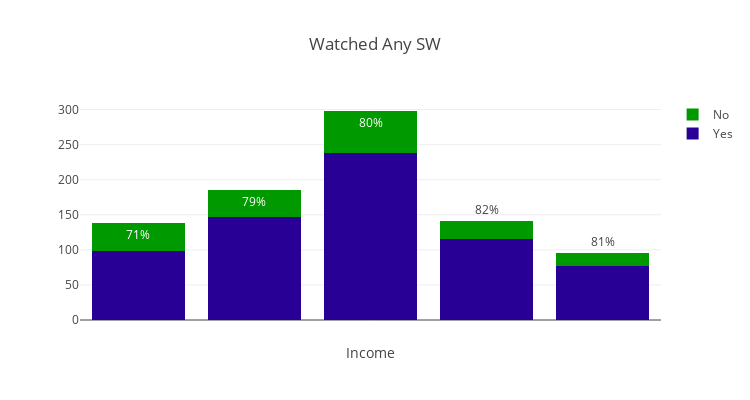
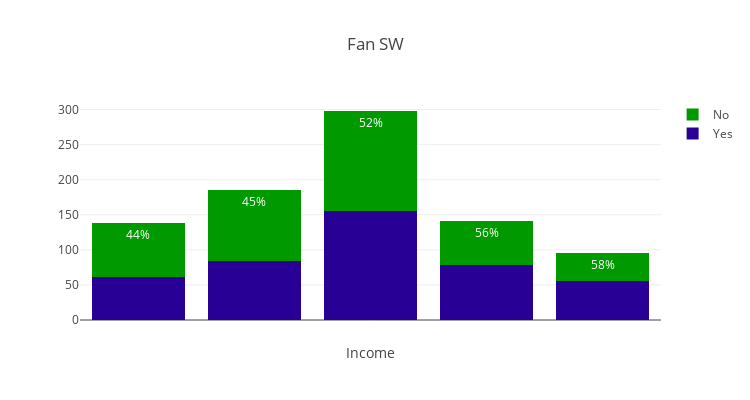
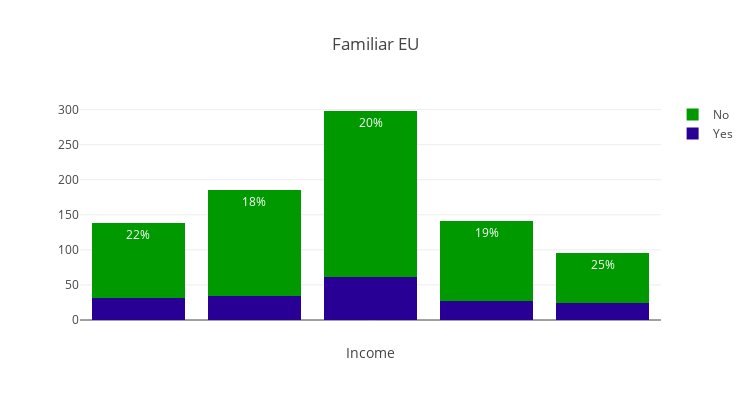
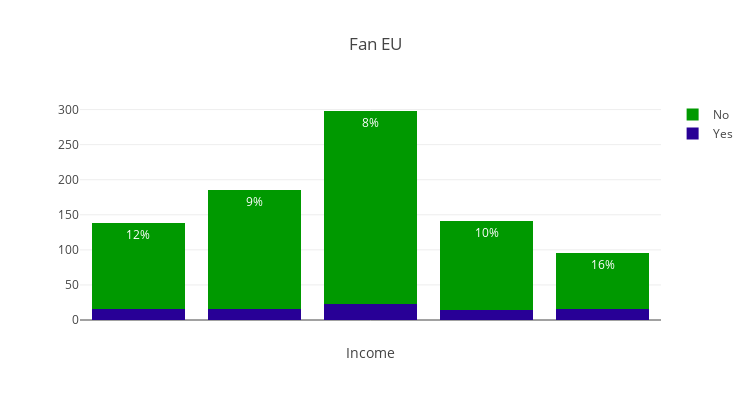

The code cell stored with these charts, in order, in its notebook:
### Code cell
for col in yes_no_answers:
    stacked_bar(col)

### Figure 1 — Plotly figure (JSON) as saved in the notebook; plotly's stock layout.template omitted (floating-point values rounded to 4 significant figures)
{"data": [{"marker": {"color": "rgb(40,0,150)"}, "name": "Yes", "type": "bar", "x": ["$0 - $24,999", "$25,000 - $49,999", "$50,000 - $99,999", "$100,000 - $149,999", "$150,000+"], "y": [98, 147, 238, 115, 77]}, {"marker": {"color": "rgb(0,153,0)"}, "name": "No", "text": ["71%", "79%", "80%", "82%", "81%"], "textposition": "auto", "type": "bar", "x": ["$0 - $24,999", "$25,000 - $49,999", "$50,000 - $99,999", "$100,000 - $149,999", "$150,000+"], "y": [40, 39, 60, 26, 18]}], "layout": {"autosize": false, "barmode": "stack", "height": 400, "title": "Watched Any SW", "width": 750, "xaxis": {"showticklabels": false, "title": "Income"}}}

### Figure 2 — Plotly figure (JSON) as saved in the notebook; plotly's stock layout.template omitted (floating-point values rounded to 4 significant figures)
{"data": [{"marker": {"color": "rgb(40,0,150)"}, "name": "Yes", "type": "bar", "x": ["$0 - $24,999", "$25,000 - $49,999", "$50,000 - $99,999", "$100,000 - $149,999", "$150,000+"], "y": [61, 84, 156, 79, 55]}, {"marker": {"color": "rgb(0,153,0)"}, "name": "No", "text": ["44%", "45%", "52%", "56%", "58%"], "textposition": "auto", "type": "bar", "x": ["$0 - $24,999", "$25,000 - $49,999", "$50,000 - $99,999", "$100,000 - $149,999", "$150,000+"], "y": [77, 102, 142, 62, 40]}], "layout": {"autosize": false, "barmode": "stack", "height": 400, "title": "Fan SW", "width": 750, "xaxis": {"showticklabels": false, "title": "Income"}}}

### Figure 3 — Plotly figure (JSON) as saved in the notebook; plotly's stock layout.template omitted (floating-point values rounded to 4 significant figures)
{"data": [{"marker": {"color": "rgb(40,0,150)"}, "name": "Yes", "type": "bar", "x": ["$0 - $24,999", "$25,000 - $49,999", "$50,000 - $99,999", "$100,000 - $149,999", "$150,000+"], "y": [31, 34, 61, 27, 24]}, {"marker": {"color": "rgb(0,153,0)"}, "name": "No", "text": ["22%", "18%", "20%", "19%", "25%"], "textposition": "auto", "type": "bar", "x": ["$0 - $24,999", "$25,000 - $49,999", "$50,000 - $99,999", "$100,000 - $149,999", "$150,000+"], "y": [107, 152, 237, 114, 71]}], "layout": {"autosize": false, "barmode": "stack", "height": 400, "title": "Familiar EU", "width": 750, "xaxis": {"showticklabels": false, "title": "Income"}}}

### Figure 4 — Plotly figure (JSON) as saved in the notebook; plotly's stock layout.template omitted (floating-point values rounded to 4 significant figures)
{"data": [{"marker": {"color": "rgb(40,0,150)"}, "name": "Yes", "type": "bar", "x": ["$0 - $24,999", "$25,000 - $49,999", "$50,000 - $99,999", "$100,000 - $149,999", "$150,000+"], "y": [16, 16, 23, 14, 15]}, {"marker": {"color": "rgb(0,153,0)"}, "name": "No", "text": ["12%", "9%", "8%", "10%", "16%"], "textposition": "auto", "type": "bar", "x": ["$0 - $24,999", "$25,000 - $49,999", "$50,000 - $99,999", "$100,000 - $149,999", "$150,000+"], "y": [122, 170, 275, 127, 80]}], "layout": {"autosize": false, "barmode": "stack", "height": 400, "title": "Fan EU", "width": 750, "xaxis": {"showticklabels": false, "title": "Income"}}}
